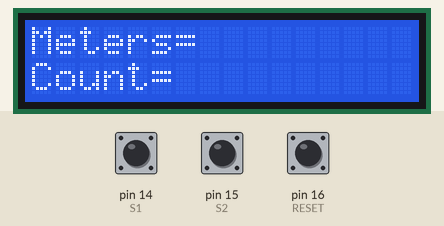
Bench run of a sketch on a simulated Arduino Uno, built with avr-gcc and run on an emulated ATmega328P. Parts: 16×2 character LCD. Inputs (shaded band) come from the test bench; at power-on: pin 14 (S1) HIGH, pin 15 (S2) HIGH, pin 16 (RESET) HIGH. What the sketch prints to the serial monitor is not drawn.

Above: at 1.2 s.
1.3 s: pin 14 (S1) pulled LOW for 0.15 s
At 2.2 s:
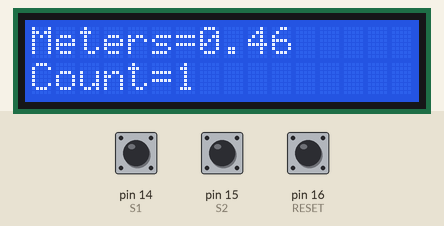
2.9 s: pin 14 (S1) pulled LOW for 1 s
At 4.6 s:
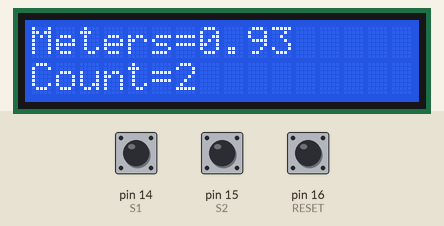
Timing chart, 0 to 6.1 s (numbered marks = the images above; inputs shaded):
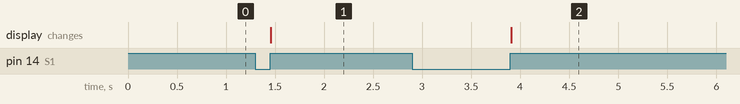

The sketch:

AGGRAWAL_WIRES_ROLLER_COUNTER.ino
```cpp
#define S1 14//LEFT SENSOR
#define S2 15//RIGHT SENSOR
//#define TX 2//DISPLAY RX

#define RESET 16//reset button

#define len 46.50f//assume 1 meter// per revolution

#define yes 1
#define no 0
#define invalid -1

#define LN 12

#define TOUCH LOW
#define nTOUCH HIGH

//#include<SoftwareSerial.h>
#include<TimerOne.h>
#include <LiquidCrystal.h>

const int rs = 2, en = 3, d4 = 4, d5 = 5, d6 = 6, d7 = 7;


//SoftwareSerial disp(0, TX);
LiquidCrystal lcd(rs, en, d4, d5, d6, d7);

//volatile uint32_t timer = 0;
volatile uint32_t count = 0;
volatile int8_t state1 = invalid;//-1 -invalid

void update() {
  lcd.setCursor(7, 0);
  lcd.print((count * len) / 100);
  lcd.setCursor(6, 1);
  lcd.print(count);

  Serial.print(digitalRead(S1));
  Serial.print(F("\t\t"));
  Serial.print(digitalRead(S2));
  Serial.print(F("\t\t"));
  Serial.println(count);
}

void COUNT() {
  if (digitalRead(RESET) == LOW) {
    //RESET COUNTER
    count = 0;
    //RESET STATE
    state1 = invalid;
  }
  if (digitalRead(S1) == TOUCH && state1 == invalid) { //METAL DETECTED
    //WAIT FOR TO BECOME HIGH
    state1 = yes;
  }
  if (digitalRead(S1) == nTOUCH && state1 == yes) { //METAL DETECTED
    //COUNT
    state1 = invalid;
    count++;
    update();
  }
}

void setup() {
  // put your setup code here, to run once:
  Serial.begin(19200);
  pinMode(RESET, INPUT_PULLUP);
  pinMode(S1, INPUT_PULLUP);
  pinMode(S2, INPUT_PULLUP);
  //  lcd_begin();
  lcd.begin(16, 2);
  lcd.clear();
  lcd.setCursor(0, 0);
  lcd.print(F("Meters="));
  lcd.setCursor(0, 1);
  lcd.print(F("Count="));

  //  timer = millis();
  Timer1.initialize(10000);
  Timer1.attachInterrupt(COUNT);
}

void loop() {
  // put your main code here, to run repeatedly:
  //  delay(1000);
  if (digitalRead(RESET) == LOW) {
    //RESET COUNTER
    count = 0;
    //RESET STATE
    state1 = invalid;
  }
}
```

Measured:
- after the input at 1.3 s, the display: changes after 0.16 s (image 1)
- after the input at 2.9 s, the display: changes after 1.0 s (image 2)
